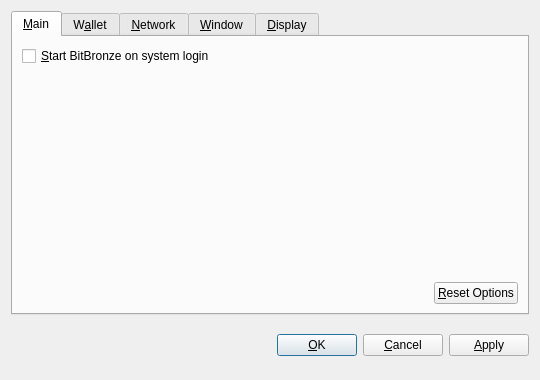
<?xml version="1.0" encoding="UTF-8"?>
<ui version="4.0">
 <class>OptionsDialog</class>
 <widget class="QDialog" name="OptionsDialog">
  <property name="geometry">
   <rect>
    <x>0</x>
    <y>0</y>
    <width>540</width>
    <height>380</height>
   </rect>
  </property>
  <property name="windowTitle">
   <string>Options</string>
  </property>
  <property name="modal">
   <bool>true</bool>
  </property>
  <layout class="QVBoxLayout" name="verticalLayout">
   <item>
    <widget class="QTabWidget" name="tabWidget">
     <property name="tabPosition">
      <enum>QTabWidget::North</enum>
     </property>
     <property name="currentIndex">
      <number>0</number>
     </property>
     <widget class="QWidget" name="tabMain">
      <attribute name="title">
       <string>&amp;Main</string>
      </attribute>
      <layout class="QVBoxLayout" name="verticalLayout_Main">
       <item>
        <widget class="QCheckBox" name="bitcoinAtStartup">
         <property name="toolTip">
          <string>Automatically start BitBronze after logging in to the system.</string>
         </property>
         <property name="text">
          <string>&amp;Start BitBronze on system login</string>
         </property>
        </widget>
       </item>
       <item>
        <spacer name="verticalSpacer_Main">
         <property name="orientation">
          <enum>Qt::Vertical</enum>
         </property>
         <property name="sizeHint" stdset="0">
          <size>
           <width>20</width>
           <height>40</height>
          </size>
         </property>
        </spacer>
       </item>
       <item>
        <layout class="QHBoxLayout" name="horizontalLayout_2_Main">
         <item>
          <spacer name="horizontalSpacer_2_Main">
           <property name="orientation">
            <enum>Qt::Horizontal</enum>
           </property>
           <property name="sizeHint" stdset="0">
            <size>
             <width>40</width>
             <height>20</height>
            </size>
           </property>
          </spacer>
         </item>
         <item>
          <widget class="QPushButton" name="resetButton">
           <property name="toolTip">
            <string>Reset all client options to default.</string>
           </property>
           <property name="text">
            <string>&amp;Reset Options</string>
           </property>
           <property name="autoDefault">
            <bool>false</bool>
           </property>
          </widget>
         </item>
        </layout>
       </item>
      </layout>
     </widget>
     <widget class="QWidget" name="tabWallet">
      <attribute name="title">
       <string>W&amp;allet</string>
      </attribute>
      <layout class="QVBoxLayout" name="verticalLayout_Network">
       <item>
        <widget class="QLabel" name="transactionFeeInfoLabel">
         <property name="text">
          <string>Optional transaction fee per kB that helps make sure your transactions are processed quickly. Most transactions are 1 kB.</string>
         </property>
         <property name="textFormat">
          <enum>Qt::PlainText</enum>
         </property>
         <property name="wordWrap">
          <bool>true</bool>
         </property>
        </widget>
       </item>
       <item>
        <layout class="QHBoxLayout" name="horizontalLayout_1_Main">
         <item>
          <widget class="QLabel" name="transactionFeeLabel">
           <property name="text">
            <string>Pay transaction &amp;fee</string>
           </property>
           <property name="textFormat">
            <enum>Qt::PlainText</enum>
           </property>
           <property name="buddy">
            <cstring>transactionFee</cstring>
           </property>
          </widget>
         </item>
         <item>
          <widget class="BitcoinAmountField" name="transactionFee"/>
         </item>
         <item>
          <spacer name="horizontalSpacer_1_Main">
           <property name="orientation">
            <enum>Qt::Horizontal</enum>
           </property>
           <property name="sizeHint" stdset="0">
            <size>
             <width>40</width>
             <height>20</height>
            </size>
           </property>
          </spacer>
         </item>
        </layout>
       </item>
       <item>
        <widget class="QLabel" name="label">
         <property name="text">
          <string>If you disable the spending of unconfirmed change, the change from a transaction cannot be used until that transaction has at least one confirmation. This also affects how your balance is computed.</string>
         </property>
         <property name="wordWrap">
          <bool>true</bool>
         </property>
        </widget>
       </item>
       <item>
        <widget class="QCheckBox" name="spendZeroConfChange">
         <property name="text">
          <string>Spend unconfirmed change  (experts only)</string>
         </property>
        </widget>
       </item>
       <item>
        <spacer name="verticalSpacer">
         <property name="orientation">
          <enum>Qt::Vertical</enum>
         </property>
         <property name="sizeHint" stdset="0">
          <size>
           <width>20</width>
           <height>40</height>
          </size>
         </property>
        </spacer>
       </item>
      </layout>
     </widget>
     <widget class="QWidget" name="tabNetwork">
      <attribute name="title">
       <string>&amp;Network</string>
      </attribute>
      <layout class="QVBoxLayout" name="verticalLayout_Network">
       <item>
        <widget class="QCheckBox" name="mapPortUpnp">
         <property name="toolTip">
          <string>Automatically open the BitBronze client port on the router. This only works when your router supports UPnP and it is enabled.</string>
         </property>
         <property name="text">
          <string>Map port using &amp;UPnP</string>
         </property>
        </widget>
       </item>
       <item>
        <widget class="QCheckBox" name="connectSocks">
         <property name="toolTip">
          <string>Connect to the BitBronze network through a SOCKS proxy (e.g. when connecting through Tor).</string>
         </property>
         <property name="text">
          <string>&amp;Connect through SOCKS proxy:</string>
         </property>
        </widget>
       </item>
       <item>
        <layout class="QHBoxLayout" name="horizontalLayout_Network">
         <item>
          <widget class="QLabel" name="proxyIpLabel">
           <property name="text">
            <string>Proxy &amp;IP:</string>
           </property>
           <property name="textFormat">
            <enum>Qt::PlainText</enum>
           </property>
           <property name="buddy">
            <cstring>proxyIp</cstring>
           </property>
          </widget>
         </item>
         <item>
          <widget class="QValidatedLineEdit" name="proxyIp">
           <property name="maximumSize">
            <size>
             <width>140</width>
             <height>16777215</height>
            </size>
           </property>
           <property name="toolTip">
            <string>IP address of the proxy (e.g. 127.0.0.1)</string>
           </property>
          </widget>
         </item>
         <item>
          <widget class="QLabel" name="proxyPortLabel">
           <property name="text">
            <string>&amp;Port:</string>
           </property>
           <property name="textFormat">
            <enum>Qt::PlainText</enum>
           </property>
           <property name="buddy">
            <cstring>proxyPort</cstring>
           </property>
          </widget>
         </item>
         <item>
          <widget class="QLineEdit" name="proxyPort">
           <property name="maximumSize">
            <size>
             <width>55</width>
             <height>16777215</height>
            </size>
           </property>
           <property name="toolTip">
            <string>Port of the proxy (e.g. 9050)</string>
           </property>
          </widget>
         </item>
         <item>
          <widget class="QLabel" name="socksVersionLabel">
           <property name="text">
            <string>SOCKS &amp;Version:</string>
           </property>
           <property name="textFormat">
            <enum>Qt::PlainText</enum>
           </property>
           <property name="buddy">
            <cstring>socksVersion</cstring>
           </property>
          </widget>
         </item>
         <item>
          <widget class="QValueComboBox" name="socksVersion">
           <property name="toolTip">
            <string>SOCKS version of the proxy (e.g. 5)</string>
           </property>
          </widget>
         </item>
         <item>
          <spacer name="horizontalSpacer_Network">
           <property name="orientation">
            <enum>Qt::Horizontal</enum>
           </property>
           <property name="sizeHint" stdset="0">
            <size>
             <width>40</width>
             <height>20</height>
            </size>
           </property>
          </spacer>
         </item>
        </layout>
       </item>
       <item>
        <spacer name="verticalSpacer_Network">
         <property name="orientation">
          <enum>Qt::Vertical</enum>
         </property>
         <property name="sizeHint" stdset="0">
          <size>
           <width>20</width>
           <height>40</height>
          </size>
         </property>
        </spacer>
       </item>
      </layout>
     </widget>
     <widget class="QWidget" name="tabWindow">
      <attribute name="title">
       <string>&amp;Window</string>
      </attribute>
      <layout class="QVBoxLayout" name="verticalLayout_Window">
       <item>
        <widget class="QCheckBox" name="minimizeToTray">
         <property name="toolTip">
          <string>Show only a tray icon after minimizing the window.</string>
         </property>
         <property name="text">
          <string>&amp;Minimize to the tray instead of the taskbar</string>
         </property>
        </widget>
       </item>
       <item>
        <widget class="QCheckBox" name="minimizeOnClose">
         <property name="toolTip">
          <string>Minimize instead of exit the application when the window is closed. When this option is enabled, the application will be closed only after selecting Quit in the menu.</string>
         </property>
         <property name="text">
          <string>M&amp;inimize on close</string>
         </property>
        </widget>
       </item>
       <item>
        <spacer name="verticalSpacer_Window">
         <property name="orientation">
          <enum>Qt::Vertical</enum>
         </property>
         <property name="sizeHint" stdset="0">
          <size>
           <width>20</width>
           <height>40</height>
          </size>
         </property>
        </spacer>
       </item>
      </layout>
     </widget>
     <widget class="QWidget" name="tabDisplay">
      <attribute name="title">
       <string>&amp;Display</string>
      </attribute>
      <layout class="QVBoxLayout" name="verticalLayout_Display">
       <item>
        <layout class="QHBoxLayout" name="horizontalLayout_1_Display">
         <item>
          <widget class="QLabel" name="langLabel">
           <property name="text">
            <string>User Interface &amp;language:</string>
           </property>
           <property name="textFormat">
            <enum>Qt::PlainText</enum>
           </property>
           <property name="buddy">
            <cstring>lang</cstring>
           </property>
          </widget>
         </item>
         <item>
          <widget class="QValueComboBox" name="lang">
           <property name="toolTip">
            <string>The user interface language can be set here. This setting will take effect after restarting BitBronze.</string>
           </property>
          </widget>
         </item>
        </layout>
       </item>
       <item>
        <layout class="QHBoxLayout" name="horizontalLayout_2_Display">
         <item>
          <widget class="QLabel" name="unitLabel">
           <property name="text">
            <string>&amp;Unit to show amounts in:</string>
           </property>
           <property name="textFormat">
            <enum>Qt::PlainText</enum>
           </property>
           <property name="buddy">
            <cstring>unit</cstring>
           </property>
          </widget>
         </item>
         <item>
          <widget class="QValueComboBox" name="unit">
           <property name="toolTip">
            <string>Choose the default subdivision unit to show in the interface and when sending coins.</string>
           </property>
          </widget>
         </item>
        </layout>
       </item>
       <item>
        <widget class="QCheckBox" name="displayAddresses">
         <property name="toolTip">
          <string>Whether to show BitBronze addresses in the transaction list or not.</string>
         </property>
         <property name="text">
          <string>&amp;Display addresses in transaction list</string>
         </property>
        </widget>
       </item>
       <item>
        <widget class="QCheckBox" name="coinControlFeatures">
         <property name="toolTip">
          <string>Whether to show coin control features or not.</string>
         </property>
         <property name="text">
          <string>Display coin &amp;control features (experts only!)</string>
         </property>
        </widget>
       </item>
       <item>
        <spacer name="verticalSpacer_Display">
         <property name="orientation">
          <enum>Qt::Vertical</enum>
         </property>
         <property name="sizeHint" stdset="0">
          <size>
           <width>20</width>
           <height>40</height>
          </size>
         </property>
        </spacer>
       </item>
      </layout>
     </widget>
    </widget>
   </item>
   <item>
    <layout class="QHBoxLayout" name="horizontalLayout_Buttons">
     <item>
      <spacer name="horizontalSpacer_1">
       <property name="orientation">
        <enum>Qt::Horizontal</enum>
       </property>
       <property name="sizeHint" stdset="0">
        <size>
         <width>40</width>
         <height>48</height>
        </size>
       </property>
      </spacer>
     </item>
     <item>
      <widget class="QLabel" name="statusLabel">
       <property name="font">
        <font>
         <weight>75</weight>
         <bold>true</bold>
        </font>
       </property>
       <property name="text">
        <string/>
       </property>
       <property name="textFormat">
        <enum>Qt::PlainText</enum>
       </property>
       <property name="wordWrap">
        <bool>true</bool>
       </property>
      </widget>
     </item>
     <item>
      <spacer name="horizontalSpacer_2">
       <property name="orientation">
        <enum>Qt::Horizontal</enum>
       </property>
       <property name="sizeHint" stdset="0">
        <size>
         <width>40</width>
         <height>48</height>
        </size>
       </property>
      </spacer>
     </item>
     <item>
      <widget class="QPushButton" name="okButton">
       <property name="text">
        <string>&amp;OK</string>
       </property>
      </widget>
     </item>
     <item>
      <widget class="QPushButton" name="cancelButton">
       <property name="text">
        <string>&amp;Cancel</string>
       </property>
       <property name="autoDefault">
        <bool>false</bool>
       </property>
      </widget>
     </item>
     <item>
      <widget class="QPushButton" name="applyButton">
       <property name="text">
        <string>&amp;Apply</string>
       </property>
       <property name="autoDefault">
        <bool>false</bool>
       </property>
      </widget>
     </item>
    </layout>
   </item>
  </layout>
 </widget>
 <customwidgets>
  <customwidget>
   <class>BitcoinAmountField</class>
   <extends>QSpinBox</extends>
   <header>bitcoinamountfield.h</header>
  </customwidget>
  <customwidget>
   <class>QValueComboBox</class>
   <extends>QComboBox</extends>
   <header>qvaluecombobox.h</header>
  </customwidget>
  <customwidget>
   <class>QValidatedLineEdit</class>
   <extends>QLineEdit</extends>
   <header>qvalidatedlineedit.h</header>
  </customwidget>
 </customwidgets>
 <resources/>
 <connections/>
</ui>
